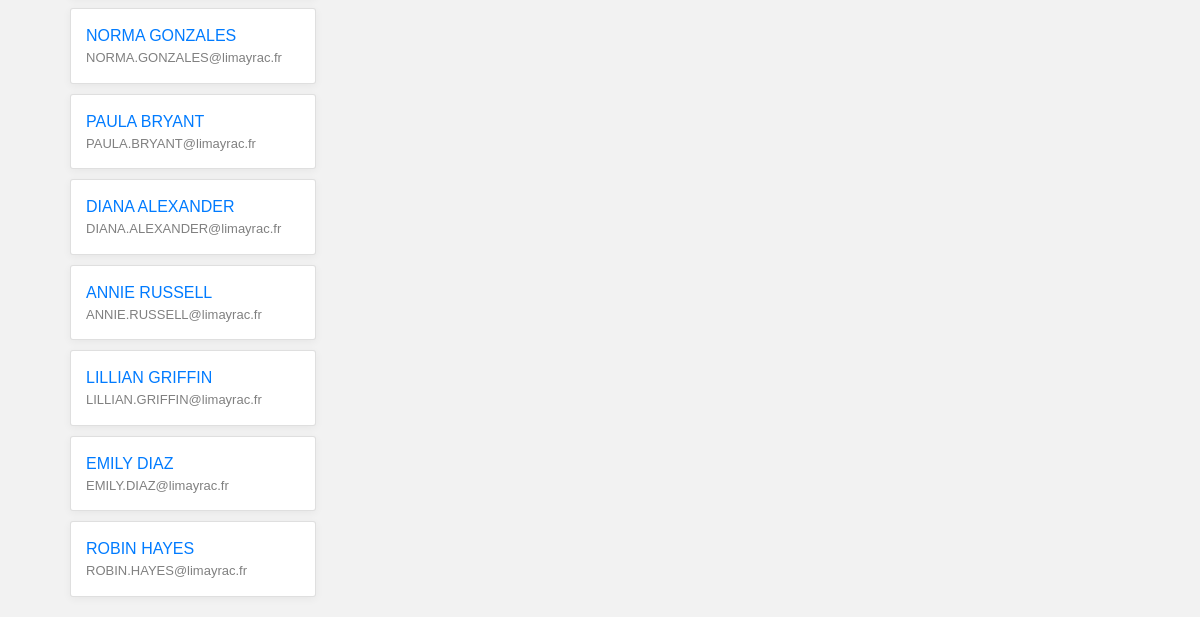
Page /lycee/6 (lower part) on the earlier database version.
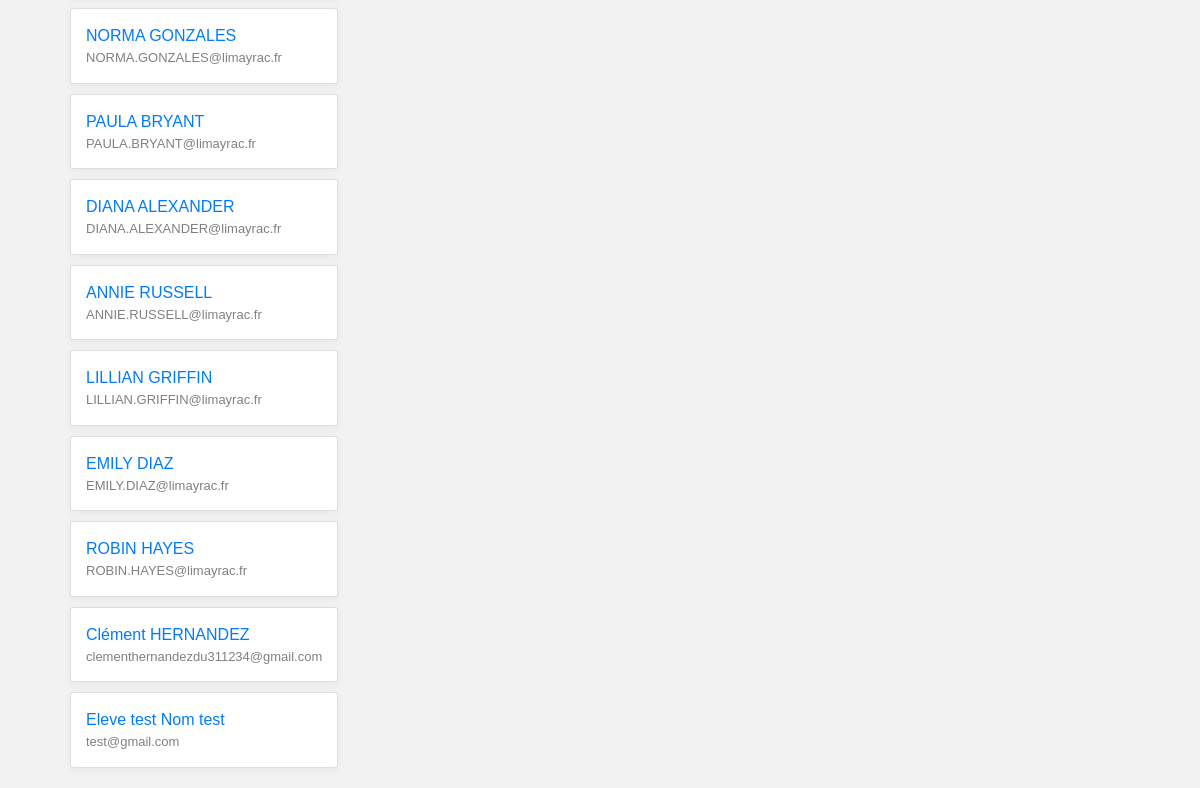
Same page on the later database version.
### lycee/models.py (models this page shows, shortened)
class Student(models.Model):
    first_name = models.CharField(
        max_length=50,
        blank=False,
        null=False
    )
    birth_date = models.DateField(
        verbose_name='date of birth',
        blank=False,
        null=False
    )
    last_name = models.CharField(
        verbose_name="lastname",
        blank=False,  # pas de champ vide
        null=False,  # pas de champ null (a conjuguer avec default
        default="???",
        max_length=255,  # taille maximale du champ
    )
    phone = models.CharField(
        verbose_name="phonenumber",
        help_text="Phone number of the student",
        blank=False,  # pas de champ vide
        null=False,  # pas de champ null (a conjuguer avec default
        default="0999999999",
        max_length=10,  # taille maximale du champ
    )
    email = models.EmailField(
        verbose_name="email",
        help_text="Email of the student",
        blank=False,  # pas de champ vide
        null=False,  # pas de champ null (a conjuguer avec default
        default="x@y.z",
        max_length=255,  # taille maximale du champ
    )
    comments = models.CharField(
        verbose_name="comments",
        help_text="Some comments about the student",
        blank=True,
        null=False,  # pas de champ null (a conjuguer avec default
        default="",
        max_length=255,  # taille maximale du champ
    )
    cursus = models.ForeignKey(
        Cursus,
        help_text="Cursus of the student",
        on_delete=models.CASCADE,  # necessaire selon la version de Django
        null=True
    )

### lycee/views.py (the view)
# urls.py: url(r'^(?P<cursus_id>[0-9]+)$', views.detail, name='detail'),
def detail(request, cursus_id):
    result_list = Student.objects.filter(cursus_id=cursus_id)
    result_cursus = Cursus.objects.get(id=cursus_id)
    template = loader.get_template('lycee/cursus/detail_cursus.html')
    context = {
        'liste': result_list,
        'cursus': result_cursus,
    }
    return HttpResponse(template.render(context, request))

### lycee/templates/lycee/cursus/detail_cursus.html (shortened to what this page needs)
{% extends "master.html" %}
{% if liste %}
    {% block content %}
        <div class="margin">
            {% for student in liste %}
                <div class="contain3 card">
                    <a href="/lycee/student/{{student.id}}">{{student.first_name}} {{student.last_name}}</a>
                    <div class="helptext">{{student.email}}</div>
                </div>
            {% endfor %}
        </div>
    {% endblock %}
{% else %}
    <p>No cursus detail to show.</p>
{% endif %}

Differences in the rows shown:
added Student: first_name "Clément", last_name "HERNANDEZ", email "clementhernandezdu311234@gmail.com"
added Student: first_name "Eleve test", last_name "Nom test", email "test@gmail.com"
